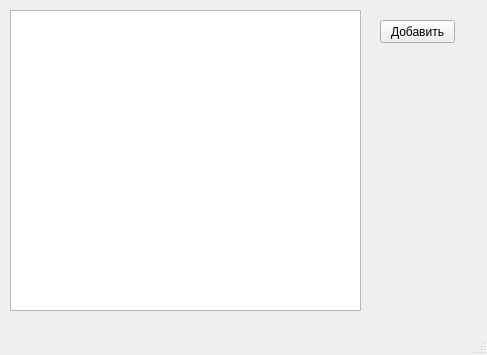
<?xml version="1.0" encoding="UTF-8"?>
<ui version="4.0">
 <class>addData</class>
 <widget class="QMainWindow" name="addData">
  <property name="geometry">
   <rect>
    <x>0</x>
    <y>0</y>
    <width>487</width>
    <height>355</height>
   </rect>
  </property>
  <property name="windowTitle">
   <string>MainWindow</string>
  </property>
  <widget class="QWidget" name="centralwidget">
   <widget class="QTableView" name="tableData">
    <property name="geometry">
     <rect>
      <x>10</x>
      <y>10</y>
      <width>351</width>
      <height>301</height>
     </rect>
    </property>
   </widget>
   <widget class="QPushButton" name="buttonAddData">
    <property name="geometry">
     <rect>
      <x>380</x>
      <y>20</y>
      <width>75</width>
      <height>23</height>
     </rect>
    </property>
    <property name="text">
     <string>Добавить</string>
    </property>
   </widget>
  </widget>
  <widget class="QMenuBar" name="menubar">
   <property name="geometry">
    <rect>
     <x>0</x>
     <y>0</y>
     <width>487</width>
     <height>21</height>
    </rect>
   </property>
  </widget>
  <widget class="QStatusBar" name="statusbar"/>
 </widget>
 <resources/>
 <connections/>
</ui>
